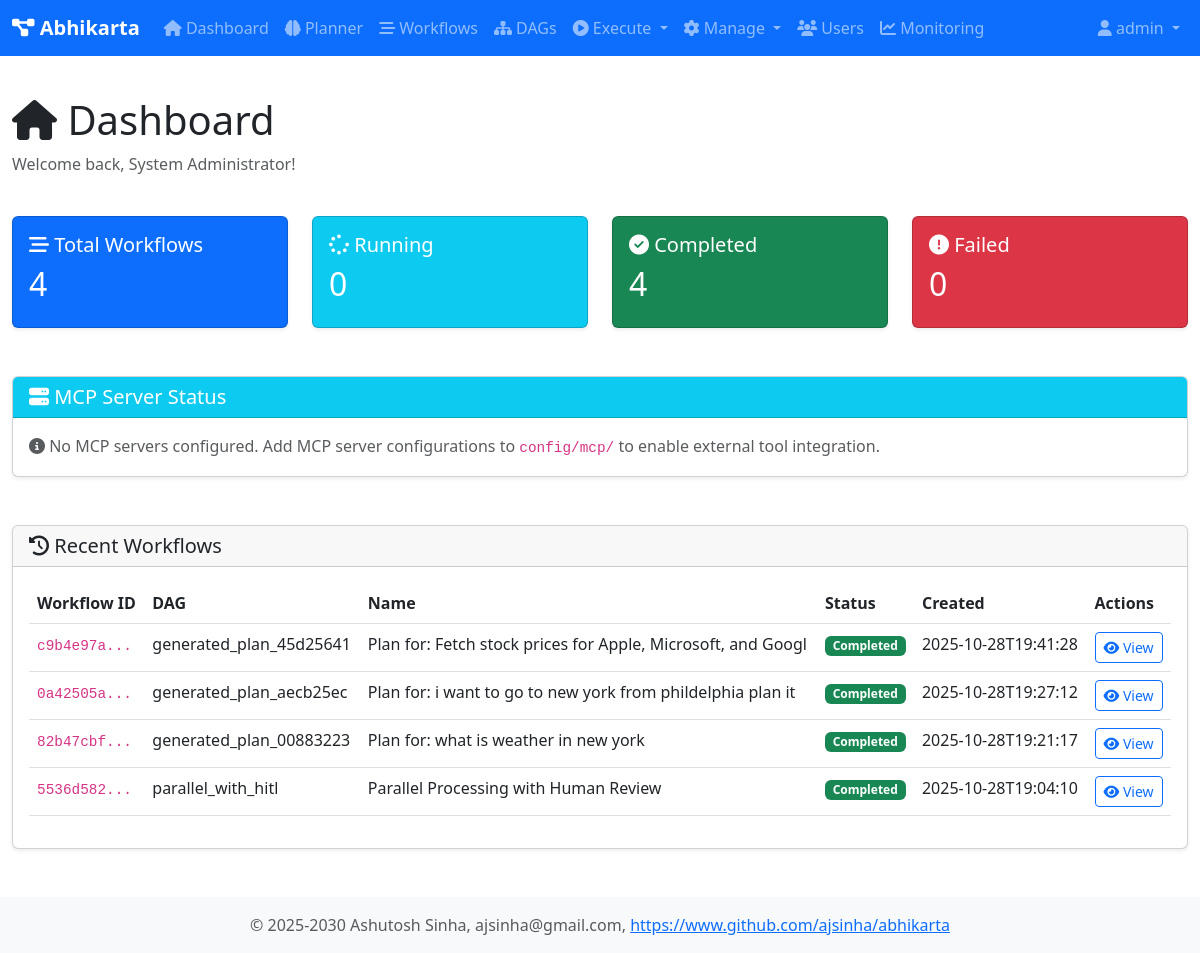
Before: /dashboard (signed in) with the older database file.
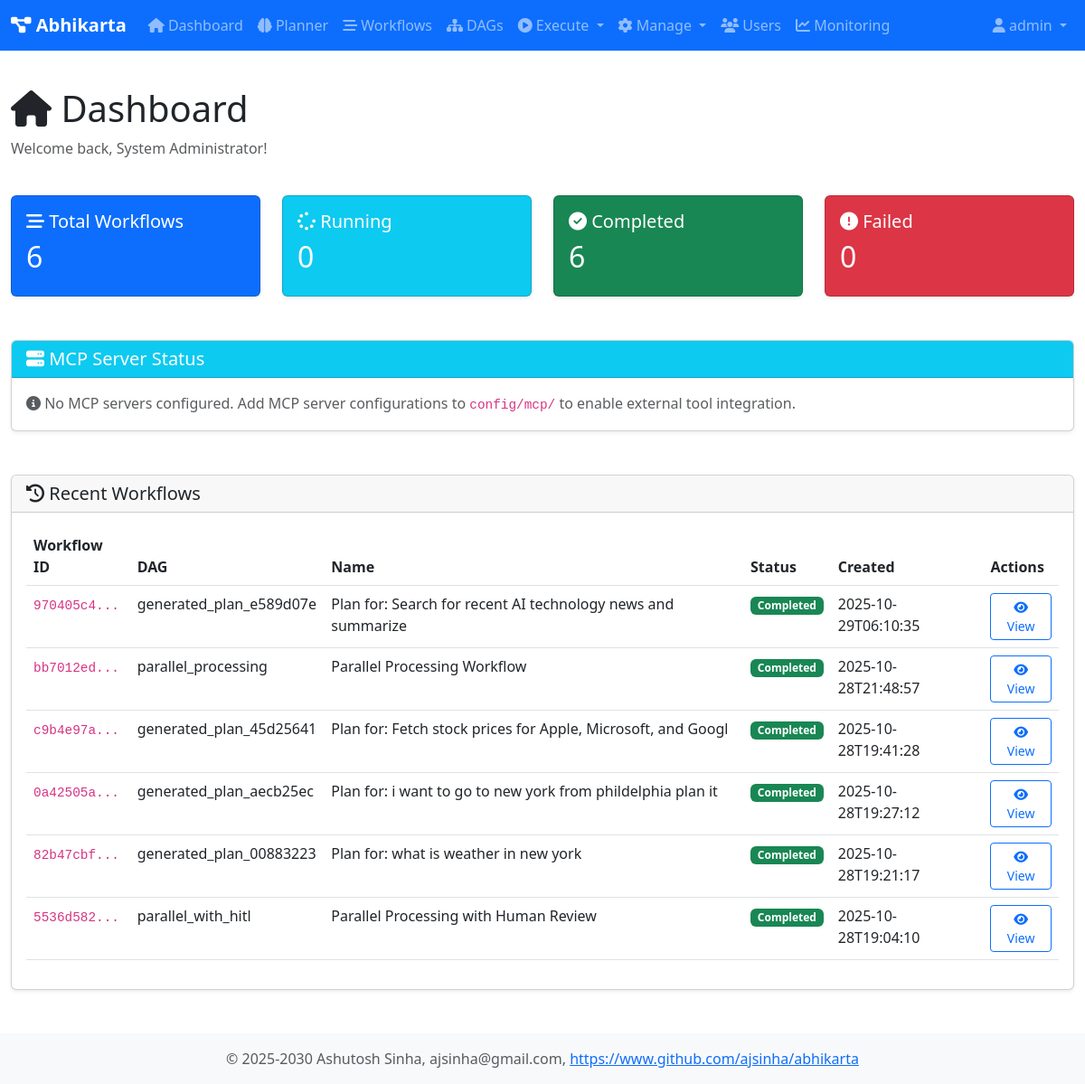
After: the same page with the newer database file.
### tables this page shows
CREATE TABLE workflows (
                workflow_id TEXT PRIMARY KEY,
                dag_id TEXT NOT NULL,
                session_id TEXT,
                name TEXT,
                description TEXT,
                status TEXT DEFAULT 'pending',
                created_at TEXT DEFAULT CURRENT_TIMESTAMP,
                started_at TEXT,
                completed_at TEXT,
                created_by TEXT,
                graph_json TEXT,
                result TEXT,
                error TEXT
            );

### web/app.py (the view)
@app.route('/dashboard')
@login_required
def dashboard():
    user = user_registry.get_user(session['user_id'])
    db = get_db()
    total_workflows = db.fetchone("SELECT COUNT(*) as count FROM workflows")['count']
    running_workflows = db.fetchone("SELECT COUNT(*) as count FROM workflows WHERE status = 'running'")['count']
    completed_workflows = db.fetchone("SELECT COUNT(*) as count FROM workflows WHERE status = 'completed'")['count']
    failed_workflows = db.fetchone("SELECT COUNT(*) as count FROM workflows WHERE status = 'failed'")['count']
    recent_workflows = db.fetchall(
        "SELECT * FROM workflows ORDER BY created_at DESC LIMIT 10"
    )
    pending_hitl = orchestrator.get_pending_hitl_requests()
    mcp_servers = tool_registry.get_mcp_servers_status()
    return render_template('dashboard.html',
                         user=user,
                         total_workflows=total_workflows,
                         running_workflows=running_workflows,
                         completed_workflows=completed_workflows,
                         failed_workflows=failed_workflows,
                         recent_workflows=recent_workflows,
                         pending_hitl=len(pending_hitl),
                         mcp_servers=mcp_servers)

### core/database.py (called while the page is built)
def get_db() -> Database:
    global _db_instance
    if _db_instance is None:
        _db_instance = Database(db_type='sqlite', db_path='data/abhikarta.db')
        _db_instance.initialize_schema()
    return _db_instance

    @contextmanager
    def get_connection(self):
        conn = None
        try:
            if self.db_type == 'sqlite':
                conn = sqlite3.connect(self.db_path)
                conn.row_factory = sqlite3.Row
            elif self.db_type == 'postgresql':
                import psycopg2
                import psycopg2.extras
                conn = psycopg2.connect(**self.pg_params)
                conn.cursor_factory = psycopg2.extras.RealDictCursor
            yield conn
            conn.commit()
        except Exception as e:
            if conn:
                conn.rollback()
            raise e
        finally:
            if conn:
                conn.close()

    def fetchone(self, query: str, params: Tuple = ()) -> Optional[Dict[str, Any]]:
        with self.get_connection() as conn:
            cursor = conn.cursor()
            cursor.execute(query, params)
            row = cursor.fetchone()
            return dict(row) if row else None

### web/templates/dashboard.html (shortened to what the changed rows need)
{% extends "base.html" %}
{% block content %}
<div class="row mb-4">
    <div class="col">
        <h1><i class="fas fa-home"></i> Dashboard</h1>
    </div>
</div>
<div class="row mb-4">
    <div class="col-md-3">
        <div class="card text-white bg-primary">
            <div class="card-body">
                <h5 class="card-title"><i class="fas fa-stream"></i> Total Workflows</h5>
                <h2>{{ total_workflows }}</h2>
            </div>
        </div>
    </div>
    <div class="col-md-3">
        <div class="card text-white bg-info">
            <div class="card-body">
                <h2>{{ running_workflows }}</h2>
            </div>
        </div>
    </div>
    <div class="col-md-3">
        <div class="card text-white bg-success">
            <div class="card-body">
                <h5 class="card-title"><i class="fas fa-check-circle"></i> Completed</h5>
                <h2>{{ completed_workflows }}</h2>
            </div>
        </div>
    </div>
    <div class="col-md-3">
        <div class="card text-white bg-danger">
            <div class="card-body">
                <h2>{{ failed_workflows }}</h2>
            </div>
        </div>
    </div>
</div>
<div class="row">
    <div class="col-12">
        <div class="card">
            <div class="card-body">
                {% if recent_workflows %}
                <div class="table-responsive">
                    <table class="table table-hover">
                        <thead>
                            <tr>
                                <th>Workflow ID</th>
                                <th>DAG</th>
                                <th>Name</th>
                                <th>Status</th>
                                <th>Created</th>
                                <th>Actions</th>
                            </tr>
                        </thead>
                        <tbody>
                            {% for workflow in recent_workflows %}
                            <tr>
                                <td><code>{{ workflow.workflow_id[:8] }}...</code></td>
                                <td>{{ workflow.dag_id }}</td>
                                <td>{{ workflow.name or 'N/A' }}</td>
                                <td>
                                    {% if workflow.status == 'running' %}
                                        <span class="badge bg-info">Running</span>
                                    {% elif workflow.status == 'completed' %}
                                        <span class="badge bg-success">Completed</span>
                                    {% elif workflow.status == 'failed' %}
                                        <span class="badge bg-danger">Failed</span>
                                    {% else %}
                                        <span class="badge bg-secondary">{{ workflow.status }}</span>
                                    {% endif %}
                                </td>
                                <td>{{ workflow.created_at[:19] }}</td>
                                <td>
                                    <a href="{{ url_for('workflow_detail', workflow_id=workflow.workflow_id) }}"
                                       class="btn btn-sm btn-outline-primary">
                                        <i class="fas fa-eye"></i> View
                                    </a>
                                </td>
                            </tr>
                            {% endfor %}
                        </tbody>
                    </table>
                </div>
                {% else %}
                <p class="text-muted">No workflows yet. <a href="{{ url_for('dags') }}">Execute a DAG</a> to get started.</p>
                {% endif %}
            </div>
        </div>
    </div>
</div>
{% endblock %}

Changed rows visible on the page:
added workflows: workflow_id "970405c4", dag_id "generated_plan_e589d07e", name "Plan for: Search for recent AI technology news and summarize", status "Completed", created_at "2025-10-29T06:10:35"
added workflows: workflow_id "bb7012ed", dag_id "parallel_processing", name "Parallel Processing Workflow", status "Completed", created_at "2025-10-28T21:48:57"
Other visible differences:
{{ total_workflows }}: "4" → "6"
{{ completed_workflows }}: "4" → "6"
